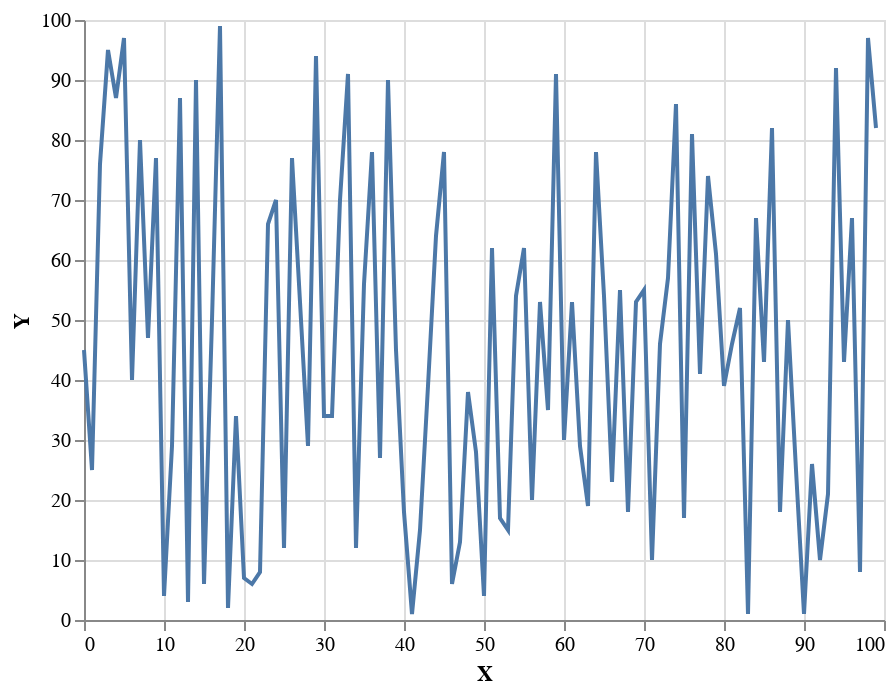

The notebook cell this image was saved under:
### Code cell
chart = alt.Chart(df).mark_line().encode(
    x = 'X:Q',     
    y = 'Y:Q' 
)

chart

### Figure 1 — Vega-Lite specification as saved in the notebook (floating-point values rounded to 4 significant figures)
{"config": {"view": {"continuousWidth": 400, "continuousHeight": 300}}, "data": {"name": "data-b955ea81f8204cc9a163fcb345348460"}, "mark": "line", "encoding": {"x": {"field": "X", "type": "quantitative"}, "y": {"field": "Y", "type": "quantitative"}}, "$schema": "https://vega.github.io/schema/vega-lite/v4.17.0.json", "datasets": {"data-b955ea81f8204cc9a163fcb345348460": [{"X": 0, "Y": 45}, {"X": 1, "Y": 25}, {"X": 2, "Y": 76}, {"X": 3, "Y": 95}, {"X": 4, "Y": 87}, {"X": 5, "Y": 97}, {"X": 6, "Y": 40}, {"X": 7, "Y": 80}, {"X": 8, "Y": 47}, {"X": 9, "Y": 77}, {"X": 10, "Y": 4}, {"X": 11, "Y": 29}, {"X": 12, "Y": 87}, {"X": 13, "Y": 3}, {"X": 14, "Y": 90}, {"X": 15, "Y": 6}, {"X": 16, "Y": 50}, {"X": 17, "Y": 99}, {"X": 18, "Y": 2}, {"X": 19, "Y": 34}, {"X": 20, "Y": 7}, {"X": 21, "Y": 6}, {"X": 22, "Y": 8}, {"X": 23, "Y": 66}, {"X": 24, "Y": 70}, {"X": 25, "Y": 12}, {"X": 26, "Y": 77}, {"X": 27, "Y": 53}, {"X": 28, "Y": 29}, {"X": 29, "Y": 94}, {"X": 30, "Y": 34}, {"X": 31, "Y": 34}, {"X": 32, "Y": 70}, {"X": 33, "Y": 91}, {"X": 34, "Y": 12}, {"X": 35, "Y": 56}, {"X": 36, "Y": 78}, {"X": 37, "Y": 27}, {"X": 38, "Y": 90}, {"X": 39, "Y": 45}, {"X": 40, "Y": 18}, {"X": 41, "Y": 1}, {"X": 42, "Y": 15}, {"X": 43, "Y": 39}, {"X": 44, "Y": 64}, {"X": 45, "Y": 78}, {"X": 46, "Y": 6}, {"X": 47, "Y": 13}, {"X": 48, "Y": 38}, {"X": 49, "Y": 28}, {"X": 50, "Y": 4}, {"X": 51, "Y": 62}, {"X": 52, "Y": 17}, {"X": 53, "Y": 15}, {"X": 54, "Y": 54}, {"X": 55, "Y": 62}, {"X": 56, "Y": 20}, {"X": 57, "Y": 53}, {"X": 58, "Y": 35}, {"X": 59, "Y": 91}, {"X": 60, "Y": 30}, {"X": 61, "Y": 53}, {"X": 62, "Y": 29}, {"X": 63, "Y": 19}, {"X": 64, "Y": 78}, {"X": 65, "Y": 54}, {"X": 66, "Y": 23}, {"X": 67, "Y": 55}, {"X": 68, "Y": 18}, {"X": 69, "Y": 53}, {"X": 70, "Y": 55}, {"X": 71, "Y": 10}, {"X": 72, "Y": 46}, {"X": 73, "Y": 57}, {"X": 74, "Y": 86}, {"X": 75, "Y": 17}, {"X": 76, "Y": 81}, {"X": 77, "Y": 41}, {"X": 78, "Y": 74}, {"X": 79, "Y": 61}, {"X": 80, "Y": 39}, {"X": 81, "Y": 46}, {"X": 82, "Y": 52}, {"X": 83, "Y": 1}, {"X": 84, "Y": 67}, {"X": 85, "Y": 43}, {"X": 86, "Y": 82}, {"X": 87, "Y": 18}, {"X": 88, "Y": 50}, {"X": 89, "Y": 25}, {"X": 90, "Y": 1}, {"X": 91, "Y": 26}, {"X": 92, "Y": 10}, {"X": 93, "Y": 21}, {"X": 94, "Y": 92}, {"X": 95, "Y": 43}, {"X": 96, "Y": 67}, {"X": 97, "Y": 8}, {"X": 98, "Y": 97}, {"X": 99, "Y": 82}]}}
